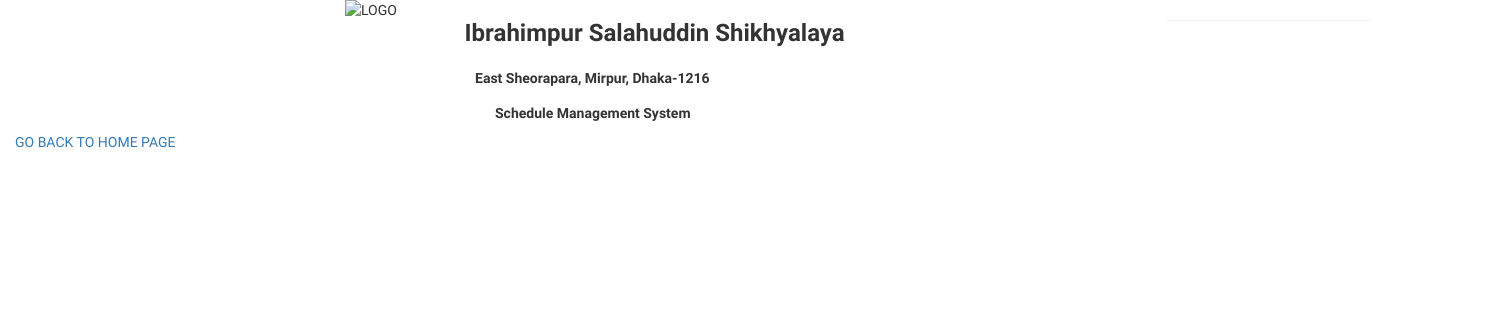
The app's page /seatPlan.php, older data.
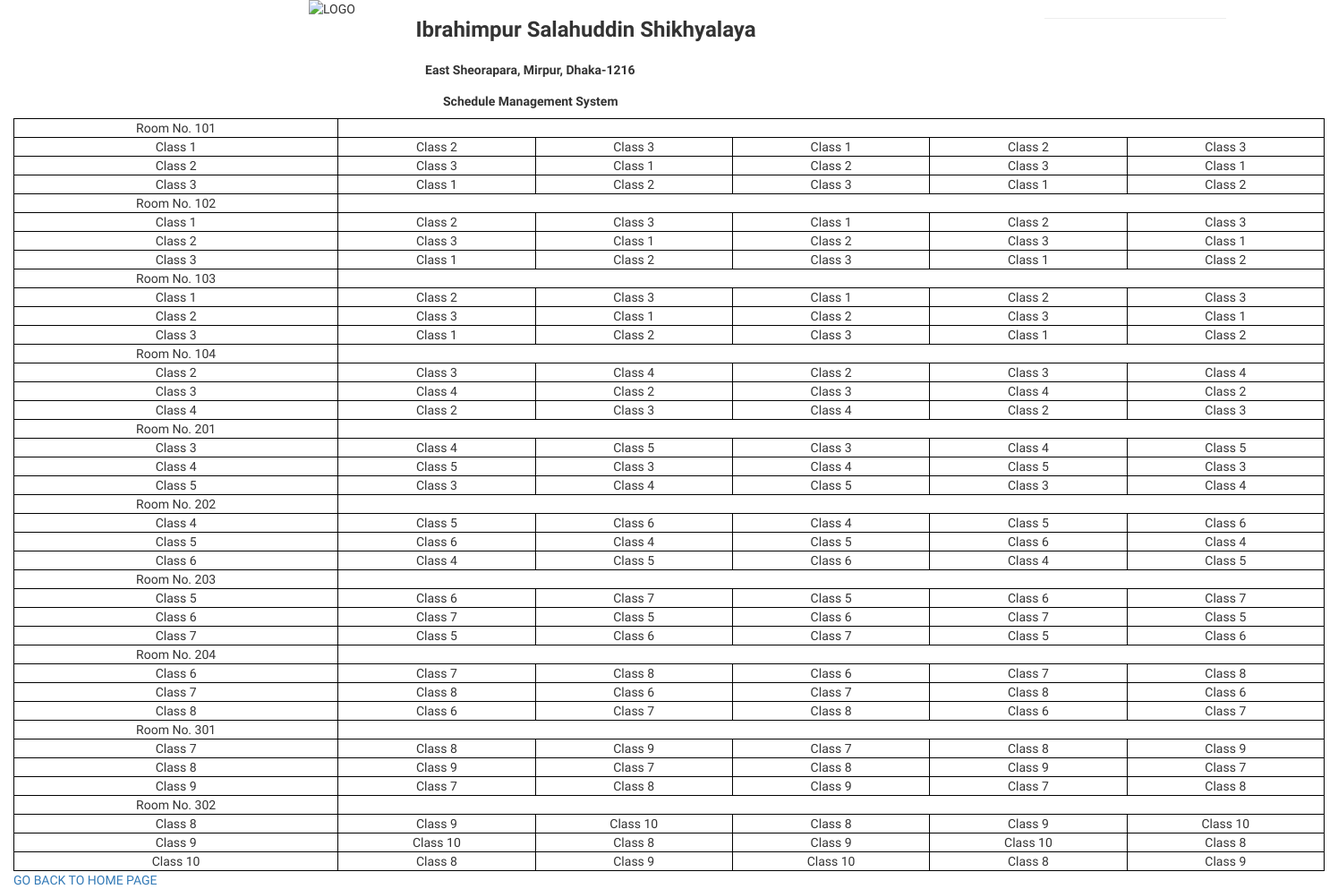
The same page, newer data.
### tables this page shows
CREATE TABLE IF NOT EXISTS `Room` (
  `Number` int(11) NOT NULL,
  PRIMARY KEY (`Number`)
);

### connect.php (called while the page is built, shortened)
<?php
class connect {
    public function con() {
        $servername = "localhost";
        $username = "user";
        $password = "routinepassword";
        $dbname = "routine";
        $conn = new mysqli($servername, $username, $password, $dbname);
        return $conn;
    }
    public function execute($con, $sql) {
        $result = $con->query($sql);
        return $result;
    }
}
?>

### admin.php (the view, shortened to what this page needs)
<?php
include("connect.php");
class admin {
    public $c;
    public $conn;
    public function __construct() {
        $this->c = new connect();
        $this->conn = $this->c->con();
    }
    public function generateSeatPlan() {
        $query = "select Number from Room";
        $result = $this->c->execute($this->conn, $query);
        $val1 = 1;
        $val2 = 2;
        $val3 = 3;
        $valCount = 0;
        if ($result->num_rows > 0) {
            while ($row = $result->fetch_assoc()) {
                if ($row['Number'] > 0) {
                    echo "<tr class='thin-black-border'><td class='thin-black-border'>Room No. " . $row['Number'] . "</td></tr>";
                    echo "<tr  class= 'thin-black-line'><td class= 'thin-black-line'>Class " . $val1 . " </td> "
                    . "<td class= 'thin-black-line'>Class " . $val2 . " </td>"
                    . "<td class= 'thin-black-line'>Class " . $val3 . " </td>"
                    . "<td class= 'thin-black-line'>Class " . $val1 . " </td>"
                    . "<td class= 'thin-black-line'>Class " . $val2 . " </td>"
                    . "<td class= 'thin-black-line'>Class " . $val3 . " </td></tr>";
                    echo "<tr  class= 'thin-black-line'><td class= 'thin-black-line'>Class " . $val2 . " </td> "
                    . "<td class= 'thin-black-line'>Class " . $val3 . " </td>"
                    . "<td class= 'thin-black-line'>Class " . $val1 . " </td>"
                    . "<td class= 'thin-black-line'>Class " . $val2 . " </td>"
                    . "<td class= 'thin-black-line'>Class " . $val3 . " </td>"
                    . "<td class= 'thin-black-line'>Class " . $val1 . " </td></tr>";
                    echo "<tr  class= 'thin-black-line'><td class= 'thin-black-line'>Class " . $val3 . " </td> "
                    . "<td class= 'thin-black-line'>Class " . $val1 . " </td>"
                    . "<td class= 'thin-black-line'>Class " . $val2 . " </td>"
                    . "<td class= 'thin-black-line'>Class " . $val3 . " </td>"
                    . "<td class= 'thin-black-line'>Class " . $val1 . " </td>"
                    . "<td class= 'thin-black-line'>Class " . $val2 . " </td></tr>";
                    $valCount += 6;
                    if ($valCount > 15 && $val3 < 10) {
                        $val1++;
                        $val2++;
                        $val3++;
                    } else if ($valCount > 15) {
                        break;
                    }
                }
            }
        }
    }
}
?>

### seatPlan.php (shortened to what this page needs)
<!Doctype html>
<html>
    <head>
        <link rel="stylesheet" href="https://ajax.googleapis.com/ajax/libs/jqueryui/1.11.4/themes/smoothness/jquery-ui.css">
        <link rel="stylesheet" type="text/css" href="Style.css"/>
        <link rel="stylesheet" href="//maxcdn.bootstrapcdn.com/font-awesome/4.7.0/css/font-awesome.min.css"/>
        <link href="https://maxcdn.bootstrapcdn.com/bootstrap/3.3.6/css/bootstrap.min.css" rel="stylesheet" />
    </head>
    <body>
        <div class="container-fluid whole">
            <div class="col-sm-12" id="head">
                <div class="col-sm-1"><img class="img-responsive" src="jb_logo.png" alt="LOGO"></div>
                <div class="col-sm-6"><h3> <b>Ibrahimpur Salahuddin Shikhyalaya </b></h3></div>
                <hr><br>
                <div class="col-sm-10" id="address" style="margin-left:130px; "><h5><b> East Sheorapara, Mirpur, Dhaka-1216 </b></h5></div>
                <div class="col-sm-10" id="address1"><h5><b> Schedule Management System</b></h5></div>
            </div>
            <table style="border:1px solid black; width:100%;">
                <?php
                include ("admin.php");
                $admin = new admin();
                $admin->generateSeatPlan();
                ?>
            </table>
            <a href="home.php">GO BACK TO HOME PAGE</a>
        </div>
    </body>
</html>
</html>

### Style.css (style rules this page uses)
body { background-color: palegreen; }
#head { margin-left:300px; }
hr { display: block; margin-top: -0.1em; margin-bottom: 0.5em; margin-left: auto; margin-right: 395px; border-style: inset; border-width: 1px; }
#address { margin-left:40px; }
#address1 { margin-left:150px; }
.thin-black-border { border-color: black; border-width: 1px; border-style: solid; }
.thin-black-line { border-color: black; border-width: 1px; border-style: solid; }
table td,th { empty-cells: show; text-align:center; border-color: black; border-width: 1px; border-style: solid; }
body, html { margin:0; padding:0; }
.whole { font-family:Lobster, Monospace; background-color:None; }

Row changes from the older to the newer data that the page shows:
added room: Number "101", val1 "1", val2 "2", val3 "3"
added room: Number "102", val1 "1", val2 "2", val3 "3"
added room: Number "103", val1 "1", val2 "2", val3 "3"
added room: Number "104", val1 "2", val2 "3", val3 "4"
added room: Number "201", val1 "3", val2 "4", val3 "5"
added room: Number "202", val1 "4", val2 "5", val3 "6"
added room: Number "203", val1 "5", val2 "6", val3 "7"
added room: Number "204", val1 "6", val2 "7", val3 "8"
added room: Number "301", val1 "7", val2 "8", val3 "9"
added room: Number "302", val1 "8", val2 "9", val3 "10"
